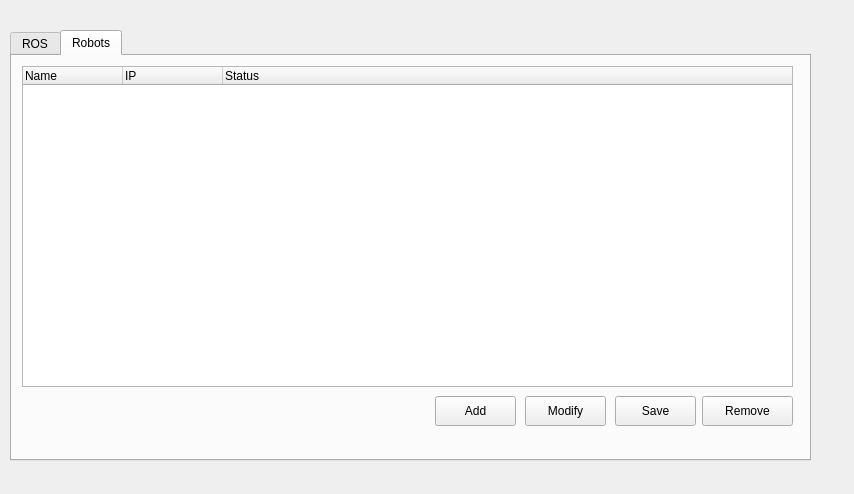
<?xml version="1.0" encoding="UTF-8"?>
<ui version="4.0">
 <class>TopicWidget</class>
 <widget class="QWidget" name="TopicWidget">
  <property name="geometry">
   <rect>
    <x>0</x>
    <y>0</y>
    <width>854</width>
    <height>494</height>
   </rect>
  </property>
  <property name="windowTitle">
   <string>Enviroment Variables Configuration</string>
  </property>
  <widget class="QTabWidget" name="tabWidget">
   <property name="geometry">
    <rect>
     <x>10</x>
     <y>30</y>
     <width>801</width>
     <height>431</height>
    </rect>
   </property>
   <property name="currentIndex">
    <number>1</number>
   </property>
   <widget class="QWidget" name="tab">
    <attribute name="title">
     <string>ROS</string>
    </attribute>
    <widget class="QWidget" name="verticalLayoutWidget">
     <property name="geometry">
      <rect>
       <x>10</x>
       <y>10</y>
       <width>771</width>
       <height>321</height>
      </rect>
     </property>
     <layout class="QVBoxLayout" name="verticalLayout">
      <item>
       <widget class="QTreeWidget" name="env_ros_tree_widget">
        <column>
         <property name="text">
          <string>Variable</string>
         </property>
        </column>
        <column>
         <property name="text">
          <string>Value</string>
         </property>
        </column>
       </widget>
      </item>
     </layout>
    </widget>
    <widget class="QPushButton" name="btnRemoveRos">
     <property name="geometry">
      <rect>
       <x>687</x>
       <y>340</y>
       <width>91</width>
       <height>30</height>
      </rect>
     </property>
     <property name="text">
      <string>Remove</string>
     </property>
    </widget>
    <widget class="QPushButton" name="btnSaveRos">
     <property name="geometry">
      <rect>
       <x>600</x>
       <y>340</y>
       <width>81</width>
       <height>30</height>
      </rect>
     </property>
     <property name="text">
      <string>Save</string>
     </property>
    </widget>
    <widget class="QPushButton" name="btnModifyRos">
     <property name="geometry">
      <rect>
       <x>510</x>
       <y>340</y>
       <width>81</width>
       <height>30</height>
      </rect>
     </property>
     <property name="text">
      <string>Modify</string>
     </property>
    </widget>
    <widget class="QPushButton" name="btnAddRos">
     <property name="geometry">
      <rect>
       <x>420</x>
       <y>340</y>
       <width>81</width>
       <height>30</height>
      </rect>
     </property>
     <property name="text">
      <string>Add</string>
     </property>
    </widget>
   </widget>
   <widget class="QWidget" name="tab_2">
    <attribute name="title">
     <string>Robots</string>
    </attribute>
    <widget class="QWidget" name="verticalLayoutWidget_2">
     <property name="geometry">
      <rect>
       <x>10</x>
       <y>10</y>
       <width>771</width>
       <height>321</height>
      </rect>
     </property>
     <layout class="QVBoxLayout" name="verticalLayout_2">
      <item>
       <widget class="QTreeWidget" name="env_robot_tree_widget">
        <column>
         <property name="text">
          <string>Name</string>
         </property>
        </column>
        <column>
         <property name="text">
          <string>IP</string>
         </property>
        </column>
        <column>
         <property name="text">
          <string>Status</string>
         </property>
        </column>
       </widget>
      </item>
     </layout>
    </widget>
    <widget class="QPushButton" name="btnAddRobot">
     <property name="geometry">
      <rect>
       <x>423</x>
       <y>340</y>
       <width>81</width>
       <height>30</height>
      </rect>
     </property>
     <property name="text">
      <string>Add</string>
     </property>
    </widget>
    <widget class="QPushButton" name="btnSaveRobot">
     <property name="geometry">
      <rect>
       <x>603</x>
       <y>340</y>
       <width>81</width>
       <height>30</height>
      </rect>
     </property>
     <property name="text">
      <string>Save</string>
     </property>
    </widget>
    <widget class="QPushButton" name="btnModifyRobot">
     <property name="geometry">
      <rect>
       <x>513</x>
       <y>340</y>
       <width>81</width>
       <height>30</height>
      </rect>
     </property>
     <property name="text">
      <string>Modify</string>
     </property>
    </widget>
    <widget class="QPushButton" name="btnRemoveRobot">
     <property name="geometry">
      <rect>
       <x>690</x>
       <y>340</y>
       <width>91</width>
       <height>30</height>
      </rect>
     </property>
     <property name="text">
      <string>Remove</string>
     </property>
    </widget>
   </widget>
  </widget>
 </widget>
 <resources/>
 <connections/>
</ui>
